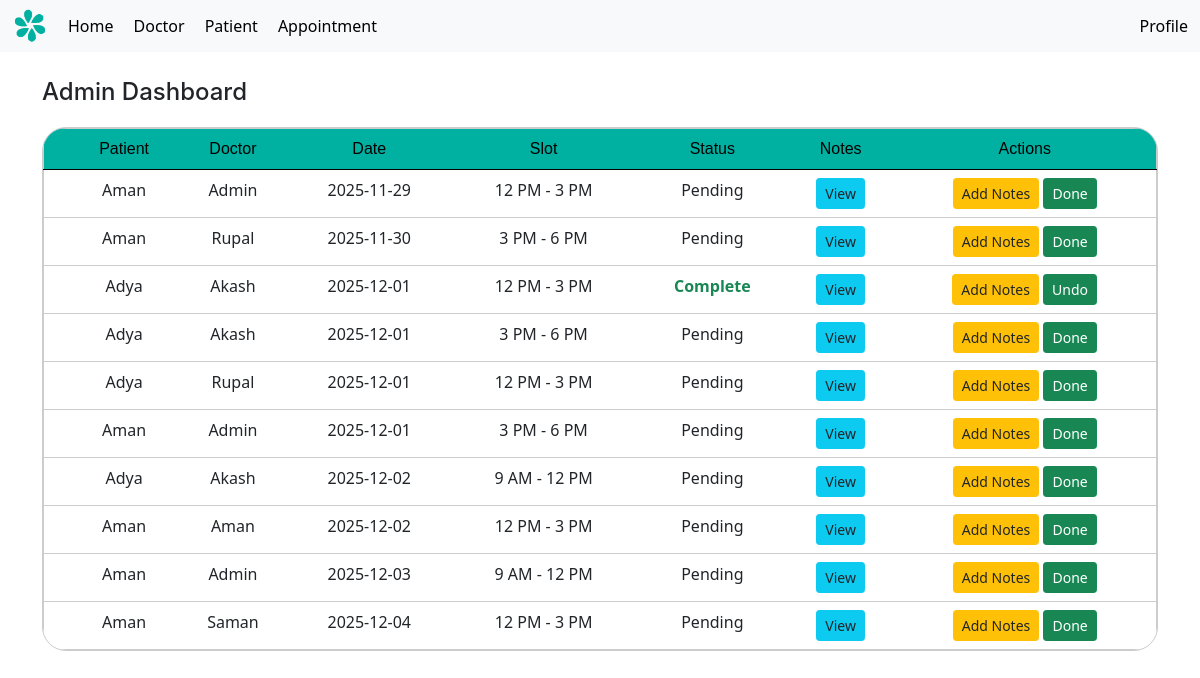
Page /home (signed in) on the earlier database version.
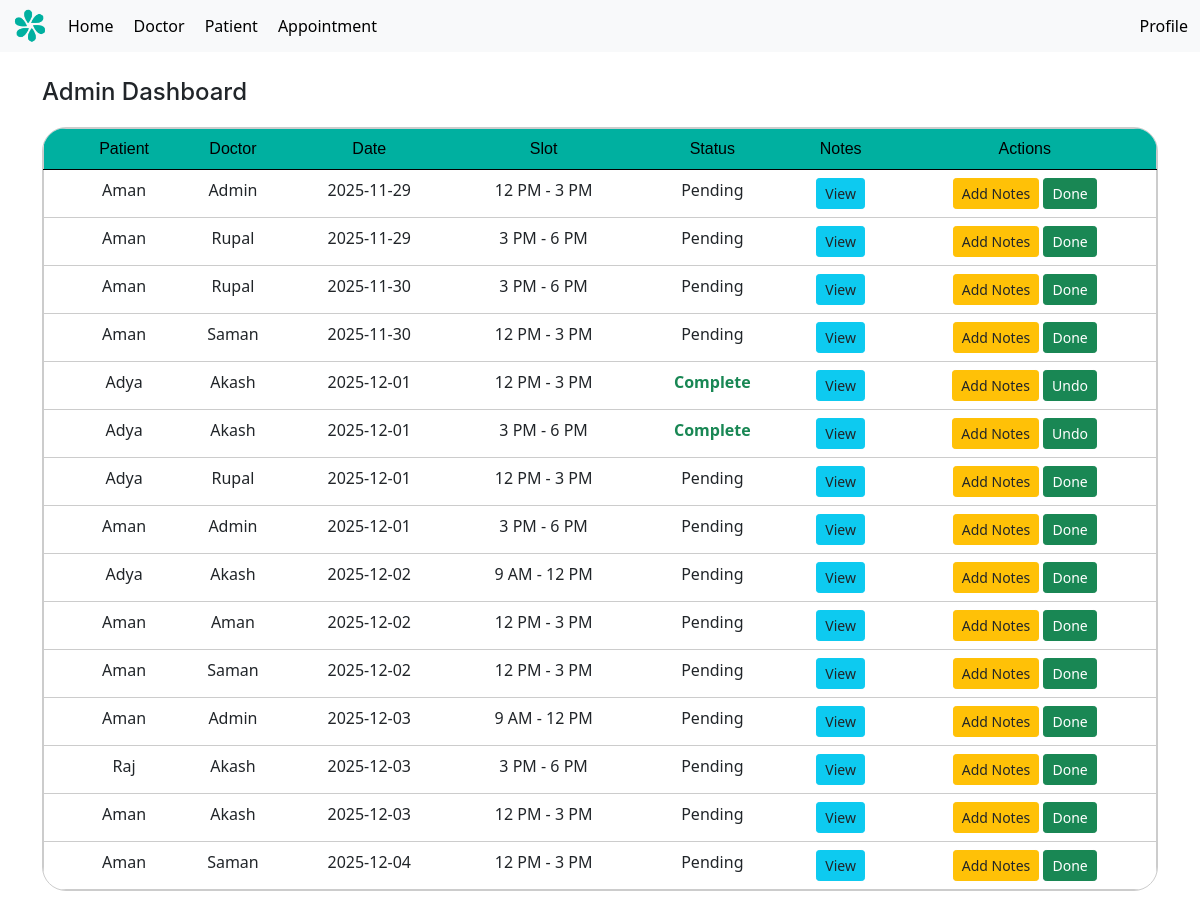
Same page on the later database version.
### models.py (models this page shows, shortened)
class appointment(db.Model):
    id = db.Column(db.Integer, primary_key=True)
    patient_id = db.Column(db.Integer, db.ForeignKey('patient.id'), nullable=False)
    doctor_id = db.Column(db.Integer, db.ForeignKey('doctor.id'), nullable=False)
    appointment_date = db.Column(db.Date, nullable=False)
    slot = db.Column(db.String(20), nullable=False)
    prescription = db.Column(db.Text, nullable=True)
    status = db.Column(db.Boolean, default=False)
    is_blocked = db.Column(db.Boolean, default=False)
    doctor = db.relationship('doctor', back_populates='appointments', lazy=True)
    patient = db.relationship('patient', back_populates='appointments', lazy=True)

class patient(UserMixin, db.Model):
    id = db.Column(db.Integer, primary_key=True)
    username = db.Column(db.String(100), unique=True, nullable=False)
    name = db.Column(db.String(100), nullable=False)
    age = db.Column(db.Integer, nullable=False)
    password = db.Column(db.String(200), nullable=False)
    appointments = db.relationship('appointment', back_populates='patient', lazy=True)
    is_admin = db.Column(db.Boolean, default=False)
    is_doctor = db.Column(db.Boolean, default=False)

class doctor(UserMixin, db.Model):
    id = db.Column(db.Integer, primary_key=True)
    username = db.Column(db.String(100), unique=True, nullable=False)
    password = db.Column(db.String(200), nullable=False)
    name = db.Column(db.String(100), nullable=False)
    specialization = db.Column(db.String(100), nullable=False)
    availability = db.Column(db.Date, nullable=True)
    timeSlots = db.relationship('timeSlot', back_populates='doctor', lazy=True)
    appointments = db.relationship('appointment', back_populates='doctor', lazy=True)
    is_admin = db.Column(db.Boolean, default=False)
    is_doctor = db.Column(db.Boolean, default=True)

### app.py (the view, shortened to what this page needs)
@app.route('/home')
def home():
    if not current_user.is_authenticated:
        return redirect(url_for('login'))
    today = date.today()
    next_week = today + timedelta(days=7)
    base_filter = (
        appointment.appointment_date >= today,
        appointment.appointment_date <= next_week
    )
    if current_user.is_admin:
        appts = appointment.query.filter(
            *base_filter,
            appointment.is_blocked == False,
            appointment.patient_id != 0
        ).order_by(
            appointment.appointment_date.asc()
        ).all()
        return render_template('home_da.html', appointments=appts)

### app.py (called while the page is built)
@login_manager.user_loader
def load_user(user_id):
    user_type = session.get("user_type")
    if user_type == "doctor":
        return doctor.query.get(int(user_id))
    return patient.query.get(int(user_id))

@app.context_processor
def inject_user():
    return dict(current_user=current_user, request = request)

### templates/home_da.html (shortened to what this page needs)
{% extends 'layout.html' %}
{% block content %}
<h1 style="margin-bottom: 20px;">Admin Dashboard</h1>
<div style=" border: 1px solid #ccc; border-radius: 24px; width: 100%; overflow: clip;">
<table class="table" style="text-align: center; padding: 20px; border: 1px solid #ccc; margin-bottom: 0px;">
  <thead class="thead-darky">
    <tr>
        <th scope="col"></th>
        <th scope="col">Patient</th>
        <th scope="col">Doctor</th>
        <th scope="col">Date</th>
        <th scope="col">Slot</th>
        <th scope="col">Status</th>
        <th scope="col">Notes</th>
        <th scope="col">Actions</th>
    </tr>
  </thead>
  <tbody>
        {% for a in appointments %}
        <tr class="table-row-link">
            <th scope="row"></th>
            <td><a href="{{ url_for('patient_profile', patient_id=a.patient.id) }}">{{ a.patient.name }}</a></td>
            <td><a href="{{ url_for('doctor_profile', doctor_id=a.doctor.id) }}">{{ a.doctor.name }}</a></td>
            <td>{{ a.appointment_date }}</td>
            <td>{{ a.slot }}</td>
            <td>{% if a.status %}
        <div class="text-success fw-bold">Complete</div>
    {% else %}
        <div>Pending</div>
    {% endif %}</td>
            <td>
              <a href="{{ url_for('view_notes', appt_id=a.id) }}" class="btn btn-info btn-sm">
                  View
              </a>
            </td>
            <td>
                {% if (current_user.is_doctor and a.doctor_id == current_user.id) or current_user.is_admin %}
                    <a href="{{ url_for('add_notes', appt_id=a.id) }}" class="btn btn-warning btn-sm">
                        Add Notes
                    </a>
                {% endif %}
                {% if (current_user.is_doctor and a.doctor_id == current_user.id) or current_user.is_admin %}
                    <form action="{{ url_for('mark_done', appt_id=a.id) }}" method="POST" style="display:inline;">
                        <button class="btn btn-sm btn-success">
                            {% if a.status %}Undo{% else %}Done{% endif %}
                        </button>
                    </form>
                {% endif %}
            </td>
        </tr>
      {% endfor %}
  </tbody>
</table>
</div>
{% endblock %}

Differences in the rows shown:
added appointment: patient.name "Aman", doctor.name "Rupal", appointment_date "2025-11-29", slot "3 PM - 6 PM", status "Pending"
added appointment: patient.name "Aman", doctor.name "Saman", appointment_date "2025-11-30", slot "12 PM - 3 PM", status "Pending"
changed appointment (number 6 of 15 on the later page): status "Pending Done" → "Complete Undo"
added appointment: patient.name "Aman", doctor.name "Saman", appointment_date "2025-12-02", slot "12 PM - 3 PM", status "Pending"
added appointment: patient.name "Raj", doctor.name "Akash", appointment_date "2025-12-03", slot "3 PM - 6 PM", status "Pending"
added appointment: patient.name "Aman", doctor.name "Akash", appointment_date "2025-12-03", slot "12 PM - 3 PM", status "Pending"
